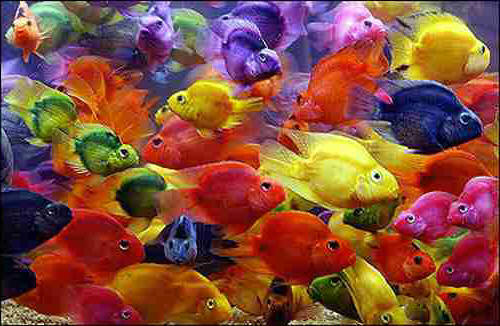
#> input picture HW2_IMGS/fish.jpg, 500 x 326 px
$ python runQuantizeRGB.py
#> lines starting #> are read from the running program, lines starting #| are printed output that depends on the picture
### quantizeRGB.py
import numpy as np
import cv2
from sklearn.cluster import KMeans
import matplotlib.pyplot as plt

def quantizeRGB(origImg, k):

    if origImg.shape[2] == 3:
        img_rgb = cv2.cvtColor(origImg, cv2.COLOR_BGR2RGB)
    else:
        img_rgb = origImg.copy()

    numRows, numCols, _ = img_rgb.shape
    X = img_rgb.reshape((-1, 3))
    X = np.float32(X)

    print(f"Running K-means with k={k} ...")
    kmeans = KMeans(n_clusters=k, n_init=10, random_state=0)
    clusterIds = kmeans.fit_predict(X)
    meanColors = kmeans.cluster_centers_


    quantized = meanColors[clusterIds].reshape((numRows, numCols, 3))
    outputImg = np.uint8(quantized)


    plt.figure(figsize=(10, 5))
    plt.subplot(1, 2, 1)
    plt.imshow(img_rgb)
    plt.title("Original Image")
    plt.axis("off")
    plt.subplot(1, 2, 2)
    plt.imshow(outputImg)
    plt.title(f"Quantized Image (k={k})")
    plt.axis("off")

    plt.tight_layout()
    plt.show()

    return outputImg, meanColors, clusterIds

### runQuantizeRGB.py
import cv2
import matplotlib.pyplot as plt
from quantizeRGB import quantizeRGB

img = cv2.imread("HW2_IMGS/fish.jpg")
#> img is the input picture: shape (326, 500, 3); mean B, G, R 60.6, 77.5, 132.5
img = cv2.cvtColor(img, cv2.COLOR_BGR2RGB)

k_values = [2, 5, 10]

for k in k_values:


    outputImg, meanColors, clusterIds = quantizeRGB(img, k)
    plt.figure(figsize=(10, 4))
    plt.subplot(1, 2, 1)
    plt.imshow(img)
    plt.title("Original Image")
    plt.axis("off")


    plt.subplot(1, 2, 2)
    plt.imshow(outputImg)
    plt.title(f"Quantized Image (k={k})")
    plt.axis("off")

    plt.tight_layout()
    plt.savefig(f"k{k}.png")
    print(f"Saved quantized image for k={k} as k{k}.png")
#> this loop made 3 passes
#> meanColors on pass 1: [[39.23, 45.81, 109.9], [106.9, 146.3, 181.5]]
#> pass 1, in quantizeRGB, `quantized = meanColors[clusterIds].reshape((numRows, numCols, 3))`:
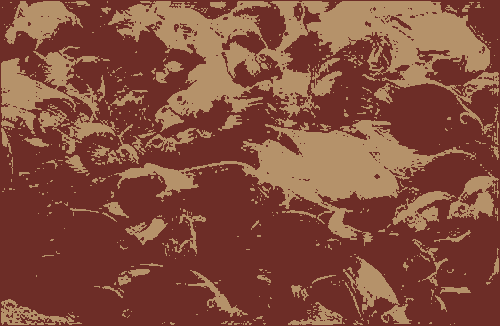
#> quantized: shape (326, 500, 3) float32; mean of channels 0, 1, 2 60.6, 77.7, 132.7; drawn as B, G, R
#> pass 1, in quantizeRGB, `plt.show()`:
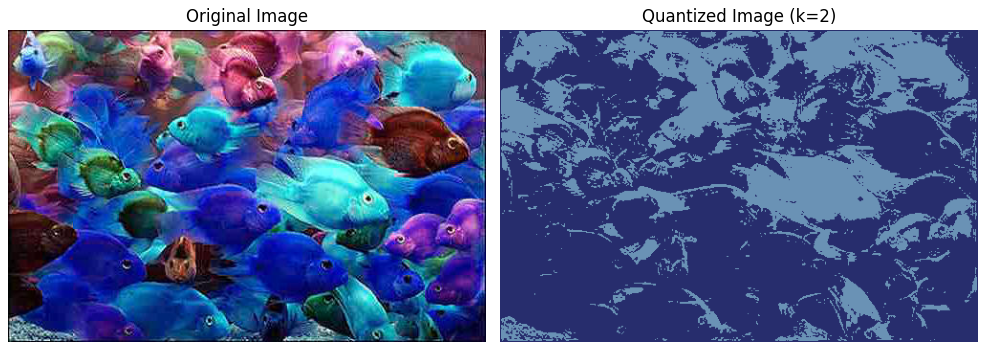
#> figure drawn by matplotlib, 2 panels; B, G, R data is drawn as R, G, B
#> pass 1, `plt.savefig(f"k{k}.png")`:
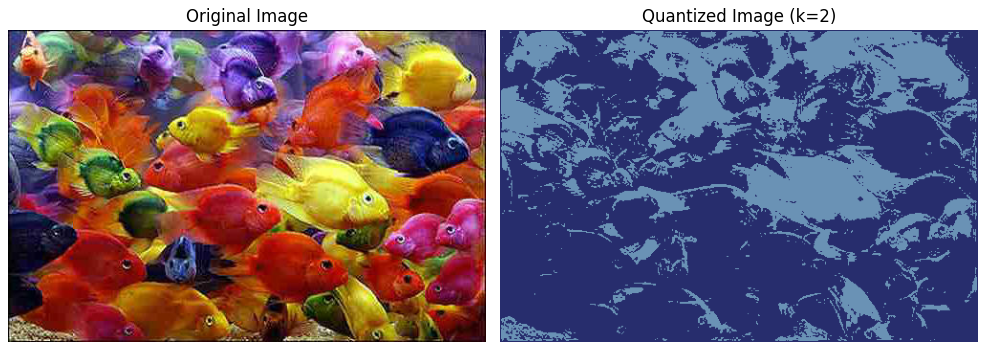
#> figure drawn by matplotlib, 2 panels
#> pass 2, in quantizeRGB (call 2), `quantized = meanColors[clusterIds].reshape((numRows, numCols, 3))`:
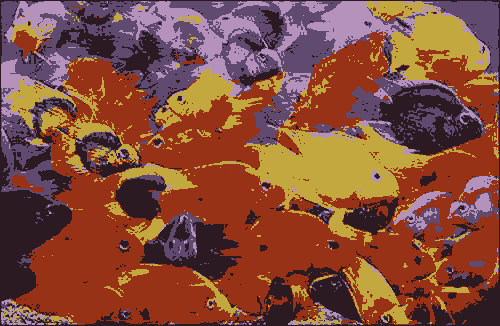
#> quantized: shape (326, 500, 3) float32; mean of channels 0, 1, 2 60.5, 77.6, 132.4; drawn as B, G, R

plt.show()
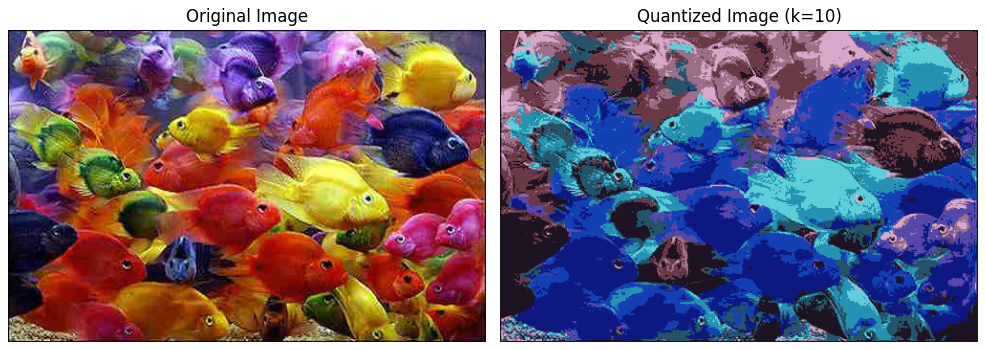
#> figure drawn by matplotlib, 2 panels
